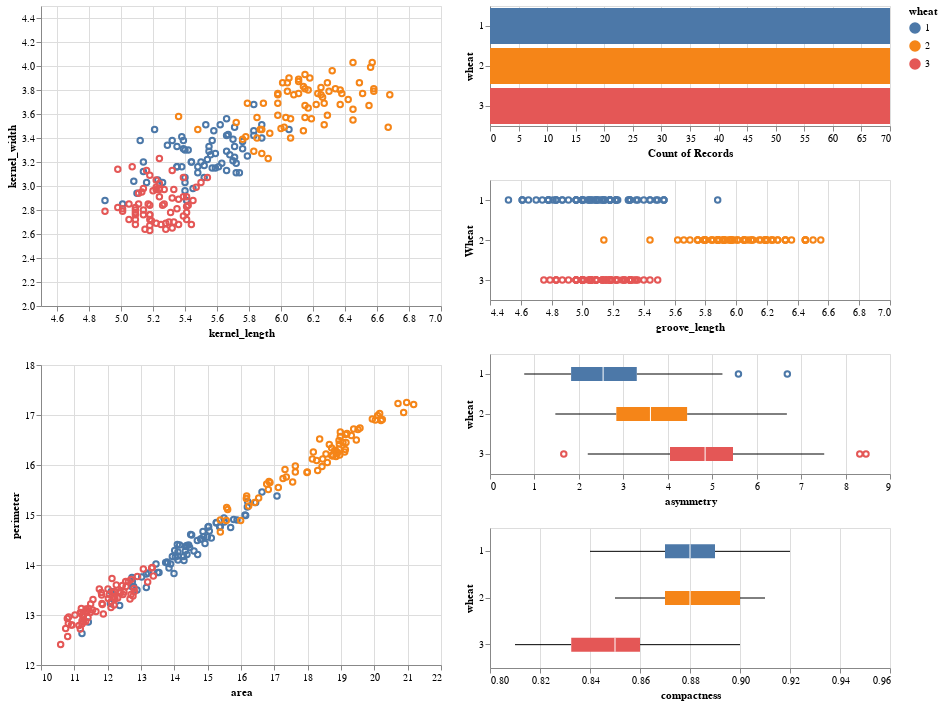

The notebook cell saved with this chart:
### Code cell
brush = alt.selection(type='interval')
input_dropdown = alt.binding_select(options=[None,1,2,3],labels=['All','1. Kama','2. Rosa','3. Canadian'])
selection = alt.selection_single(bind=input_dropdown, name='Wheat',fields=['wheat'])

scatter1 = alt.Chart(dataset).mark_point().encode(
    x=alt.X('kernel_length:Q', scale=alt.Scale(domain=[4.5, 7])),
    y=alt.Y('kernel_width:Q', scale=alt.Scale(domain=[2, 4.5])),
    tooltip=["kernel_length", "kernel_width", "groove_length","area","perimeter","asymmetry","compactness"],
    color='wheat:N',
    opacity=alt.condition(selection | brush,alt.value(1.0), alt.value(0.15))
).add_selection(
    selection
).add_selection(
    brush
)


scatter2 = alt.Chart(dataset).mark_point().encode(
    x=alt.X('area:Q', scale=alt.Scale(domain=[10, 22])),
    y=alt.Y('perimeter:Q', scale=alt.Scale(domain=[12, 18])),
    tooltip=["kernel_length", "kernel_width", "groove_length","area","perimeter","asymmetry","compactness"],
    color='wheat:N',
    opacity=alt.condition(selection | brush , alt.value(1.0), alt.value(0.15))
).add_selection(
    selection
).add_selection(
    brush
)

bars = alt.Chart(dataset).mark_bar().encode(
    y='wheat:N',
    x='count(wheat):Q',
    color='wheat:N',
    opacity=alt.condition(selection | brush, alt.value(1), alt.value(0.5))
).properties(
    height=120,
).transform_filter(
    brush
).add_selection(
    selection
)

tick_axis = alt.Axis()

dot_plot = alt.Chart(dataset).mark_point().encode(
    alt.X('groove_length:Q', axis=tick_axis, scale=alt.Scale(domain=[4.4, 7])),
    alt.Y('wheat:N', title='Wheat', axis=tick_axis),
    color='wheat:N',
    opacity=alt.condition(selection | brush , alt.value(1.0), alt.value(0.1)),
    tooltip=["kernel_length", "kernel_width", "groove_length","area","perimeter","asymmetry","compactness"],
).properties(
    height=120
).add_selection(
    selection
).add_selection(
    brush
).interactive()

box_plot1 = alt.Chart(dataset).mark_boxplot().encode(
     x=alt.Y('asymmetry:Q'),
     y=alt.X('wheat:N'),
     color='wheat:N',
     opacity=alt.condition(selection | brush , alt.value(1.0), alt.value(1)),
).properties(
    height=120
).add_selection(
    selection
).transform_filter(
    brush
)


box_plot2 = alt.Chart(dataset).mark_boxplot().encode(
     x=alt.Y('compactness:Q',scale=alt.Scale(domain=[0.8, 0.96])),
     y=alt.X('wheat:N'),
     color='wheat:N',
     opacity=alt.condition(selection | brush , alt.value(1.0), alt.value(1)),
).properties(
    height=140
).add_selection(
    selection
).transform_filter(
    brush
)

scatter1 & scatter2 | bars & dot_plot & box_plot1  & box_plot2

### Figure 1 — Vega-Lite specification as saved in the notebook (floating-point values rounded to 4 significant figures; data arrays with more than 128 entries replaced by an {"elided": "..."} marker saying what was removed)
{"config": {"view": {"continuousWidth": 400, "continuousHeight": 300}}, "hconcat": [{"vconcat": [{"mark": "point", "encoding": {"color": {"type": "nominal", "field": "wheat"}, "opacity": {"condition": {"value": 1.0, "selection": {"or": ["Wheat", "selector007"]}}, "value": 0.15}, "tooltip": [{"type": "quantitative", "field": "kernel_length"}, {"type": "quantitative", "field": "kernel_width"}, {"type": "quantitative", "field": "groove_length"}, {"type": "quantitative", "field": "area"}, {"type": "quantitative", "field": "perimeter"}, {"type": "quantitative", "field": "asymmetry"}, {"type": "quantitative", "field": "compactness"}], "x": {"type": "quantitative", "field": "kernel_length", "scale": {"domain": [4.5, 7]}}, "y": {"type": "quantitative", "field": "kernel_width", "scale": {"domain": [2, 4.5]}}}, "selection": {"Wheat": {"type": "single", "bind": {"input": "select", "options": [null, 1, 2, 3], "labels": ["All", "1. Kama", "2. Rosa", "3. Canadian"]}, "fields": ["wheat"]}, "selector007": {"type": "interval"}}}, {"mark": "point", "encoding": {"color": {"type": "nominal", "field": "wheat"}, "opacity": {"condition": {"value": 1.0, "selection": {"or": ["Wheat", "selector007"]}}, "value": 0.15}, "tooltip": [{"type": "quantitative", "field": "kernel_length"}, {"type": "quantitative", "field": "kernel_width"}, {"type": "quantitative", "field": "groove_length"}, {"type": "quantitative", "field": "area"}, {"type": "quantitative", "field": "perimeter"}, {"type": "quantitative", "field": "asymmetry"}, {"type": "quantitative", "field": "compactness"}], "x": {"type": "quantitative", "field": "area", "scale": {"domain": [10, 22]}}, "y": {"type": "quantitative", "field": "perimeter", "scale": {"domain": [12, 18]}}}, "selection": {"Wheat": {"type": "single", "bind": {"input": "select", "options": [null, 1, 2, 3], "labels": ["All", "1. Kama", "2. Rosa", "3. Canadian"]}, "fields": ["wheat"]}, "selector007": {"type": "interval"}}}]}, {"vconcat": [{"mark": "bar", "encoding": {"color": {"type": "nominal", "field": "wheat"}, "opacity": {"condition": {"value": 1, "selection": {"or": ["Wheat", "selector007"]}}, "value": 0.5}, "x": {"type": "quantitative", "aggregate": "count", "field": "wheat"}, "y": {"type": "nominal", "field": "wheat"}}, "height": 120, "selection": {"Wheat": {"type": "single", "bind": {"input": "select", "options": [null, 1, 2, 3], "labels": ["All", "1. Kama", "2. Rosa", "3. Canadian"]}, "fields": ["wheat"]}}, "transform": [{"filter": {"selection": "selector007"}}]}, {"mark": "point", "encoding": {"color": {"type": "nominal", "field": "wheat"}, "opacity": {"condition": {"value": 1.0, "selection": {"or": ["Wheat", "selector007"]}}, "value": 0.1}, "tooltip": [{"type": "quantitative", "field": "kernel_length"}, {"type": "quantitative", "field": "kernel_width"}, {"type": "quantitative", "field": "groove_length"}, {"type": "quantitative", "field": "area"}, {"type": "quantitative", "field": "perimeter"}, {"type": "quantitative", "field": "asymmetry"}, {"type": "quantitative", "field": "compactness"}], "x": {"type": "quantitative", "axis": {}, "field": "groove_length", "scale": {"domain": [4.4, 7]}}, "y": {"type": "nominal", "axis": {}, "field": "wheat", "title": "Wheat"}}, "height": 120, "selection": {"Wheat": {"type": "single", "bind": {"input": "select", "options": [null, 1, 2, 3], "labels": ["All", "1. Kama", "2. Rosa", "3. Canadian"]}, "fields": ["wheat"]}, "selector007": {"type": "interval"}, "selector008": {"type": "interval", "bind": "scales", "encodings": ["x", "y"]}}}, {"mark": "boxplot", "encoding": {"color": {"type": "nominal", "field": "wheat"}, "opacity": {"condition": {"value": 1.0, "selection": {"or": ["Wheat", "selector007"]}}, "value": 1}, "x": {"type": "quantitative", "field": "asymmetry"}, "y": {"type": "nominal", "field": "wheat"}}, "height": 120, "selection": {"Wheat": {"type": "single", "bind": {"input": "select", "options": [null, 1, 2, 3], "labels": ["All", "1. Kama", "2. Rosa", "3. Canadian"]}, "fields": ["wheat"]}}, "transform": [{"filter": {"selection": "selector007"}}]}, {"mark": "boxplot", "encoding": {"color": {"type": "nominal", "field": "wheat"}, "opacity": {"condition": {"value": 1.0, "selection": {"or": ["Wheat", "selector007"]}}, "value": 1}, "x": {"type": "quantitative", "field": "compactness", "scale": {"domain": [0.8, 0.96]}}, "y": {"type": "nominal", "field": "wheat"}}, "height": 140, "selection": {"Wheat": {"type": "single", "bind": {"input": "select", "options": [null, 1, 2, 3], "labels": ["All", "1. Kama", "2. Rosa", "3. Canadian"]}, "fields": ["wheat"]}}, "transform": [{"filter": {"selection": "selector007"}}]}]}], "data": {"name": "data-562a24560e2e66c33dc3a55375df095b"}, "$schema": "https://vega.github.io/schema/vega-lite/v4.8.1.json", "datasets": {"data-562a24560e2e66c33dc3a55375df095b": {"elided": "210 records"}}}
